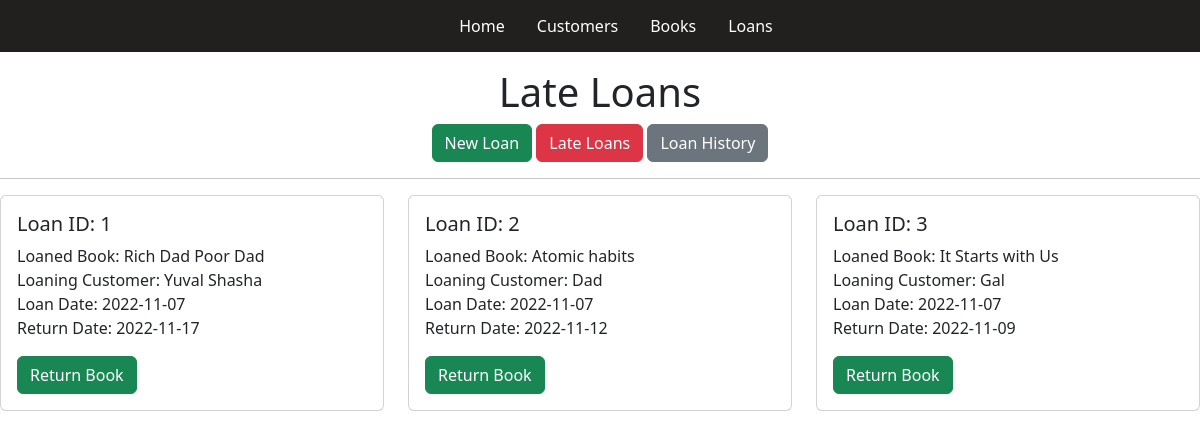
The app's page /Loans/Late/ with its own data.
### main.py (models this page shows, shortened)
class Loans(db.Model):
    id = db.Column('LoanID', db.Integer, primary_key = True)
    customer_id = db.Column('CustomerID', db.Integer, db.ForeignKey("customers.CustomerID"))
    book_id = db.Column('BookID', db.Integer, db.ForeignKey("books.BookID"))
    loan_date = db.Column('LoanDate', db.Date)
    return_date = db.Column('ReturnDate', db.Date)
    returned = db.Column('ReturnedOn', db.Boolean)

class Books(db.Model):
    id = db.Column('BookID', db.Integer, primary_key = True)
    book_name = db.Column('BookName', db.String(100))
    book_author = db.Column('BookAuthor', db.String(50))
    published = db.Column('PublishedDate', db.String(10))
    book_type = db.Column('BookType', db.Integer)
    loanlink = db.relationship("Loans", backref = "books")

class Customers(db.Model):
    id = db.Column('CustomerID', db.Integer, primary_key = True)
    customer_name = db.Column('CustomerName', db.String(50))
    customer_age = db.Column('CustomerAge', db.Integer)
    customer_city = db.Column('CustomerCity', db.String(25))
    loanlink = db.relationship("Loans", backref = "customers")

### main.py (the view)
@app.route('/Loans/Late/', methods = ['GET'])
def show_late_loans():
    late_loans = []
    active_loans = Loans.query.filter_by(returned= False)
    for loan in active_loans:
            if loan.return_date < datetime.date.today():
                late_loans.append(loan)
    return render_template ("late_loans.html", late_loans = late_loans)

### templates/late_loans.html (shortened to what this page needs)
{% extends "layout.html" %}
{% block content %}
<div class="d-flex justify-content-center">
    <h1>Late Loans</h1>
</div>
<div class="d-flex justify-content-center">
    <a class="btn btn-success" href="/NewLoans/" role="button">New Loan</a>
    <a class='btn btn-danger' href="/Loans/Late/" role="button">Late Loans</a>
    <a class='btn btn-secondary' href="/Loans/-1" role="button">Loan History</a>
</div>
<hr>
<div class="row row-cols-1 row-cols-md-3 g-4">
    {%- for one_late_loan in late_loans %}
    <div class="col">
        <div class="card h-100">
            <div class="card-body">
                <h5 class="card-title">Loan ID: {{ one_late_loan.id }}</h5>
                <p class="card-text">Loaned Book: {{ one_late_loan.books.book_name }}
                    <br>
                    Loaning Customer: {{ one_late_loan.customers.customer_name }}
                    <br>
                    Loan Date: {{ one_late_loan.loan_date }}
                    <br>
                    Return Date: {{ one_late_loan.return_date }}
                </p>
                <a href="/Loans/Return/{{one_late_loan.id}}">
                    <button class="btn btn-success">Return Book</button>
                </a>
            </div>
        </div>
    </div>
    {% endfor %}
</div>
{% endblock %}

### records on screen
Loans: id "1", books.book_name "Rich Dad Poor Dad", customers.customer_name "Yuval Shasha", loan_date "2022-11-07", return_date "2022-11-17"
Loans: id "2", books.book_name "Atomic habits", customers.customer_name "Dad", loan_date "2022-11-07", return_date "2022-11-12"
Loans: id "3", books.book_name "It Starts with Us", customers.customer_name "Gal", loan_date "2022-11-07", return_date "2022-11-09"
